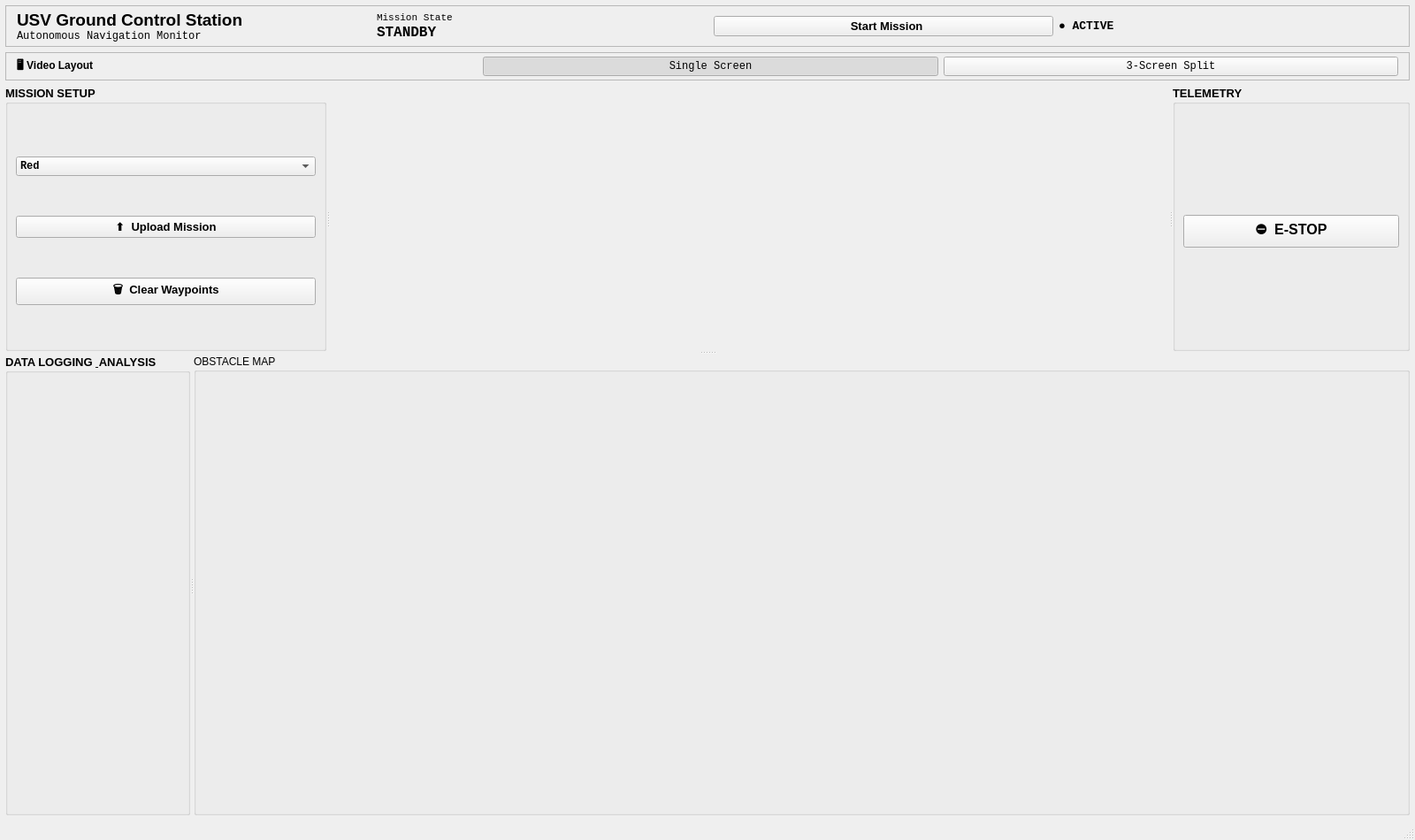
<?xml version="1.0" encoding="UTF-8"?>
<ui version="4.0">
 <class>MainWindow</class>
 <widget class="QMainWindow" name="MainWindow">
  <property name="geometry">
   <rect>
    <x>0</x>
    <y>0</y>
    <width>1600</width>
    <height>950</height>
   </rect>
  </property>
  <property name="minimumSize">
   <size>
    <width>1200</width>
    <height>700</height>
   </size>
  </property>
  <property name="windowTitle">
   <string>USV Ground Control Station — Teknofest</string>
  </property>
  <widget class="QWidget" name="centralwidget">
   <layout class="QVBoxLayout" name="main_layout">
    <property name="spacing">
     <number>6</number>
    </property>
    <property name="leftMargin">
     <number>6</number>
    </property>
    <property name="topMargin">
     <number>6</number>
    </property>
    <property name="rightMargin">
     <number>6</number>
    </property>
    <property name="bottomMargin">
     <number>6</number>
    </property>

    <!-- ═══ HEADER BAR ═══ -->
    <item>
     <widget class="QFrame" name="header_frame">
      <property name="frameShape">
       <enum>QFrame::StyledPanel</enum>
      </property>
      <property name="fixedHeight">
       <number>56</number>
      </property>
      <layout class="QHBoxLayout" name="header_layout">
       <property name="leftMargin"><number>12</number></property>
       <property name="topMargin"><number>4</number></property>
       <property name="rightMargin"><number>12</number></property>
       <property name="bottomMargin"><number>4</number></property>
       <item>
        <layout class="QVBoxLayout" name="title_layout">
         <property name="spacing"><number>0</number></property>
         <item>
          <widget class="QLabel" name="lbl_title">
           <property name="text"><string>USV Ground Control Station</string></property>
           <property name="font">
            <font><family>Segoe UI</family><pointsize>14</pointsize><weight>75</weight><bold>true</bold></font>
           </property>
          </widget>
         </item>
         <item>
          <widget class="QLabel" name="lbl_subtitle">
           <property name="text"><string>Autonomous Navigation Monitor</string></property>
           <property name="font">
            <font><family>Consolas</family><pointsize>9</pointsize></font>
           </property>
          </widget>
         </item>
        </layout>
       </item>
       <item>
        <spacer name="header_spacer">
         <property name="orientation"><enum>Qt::Horizontal</enum></property>
        </spacer>
       </item>
       <item>
        <widget class="QFrame" name="frame_mission_state">
         <property name="fixedWidth"><number>180</number></property>
         <property name="fixedHeight"><number>44</number></property>
         <layout class="QVBoxLayout" name="ms_layout">
          <property name="spacing"><number>0</number></property>
          <property name="leftMargin"><number>10</number></property>
          <property name="topMargin"><number>2</number></property>
          <property name="rightMargin"><number>10</number></property>
          <property name="bottomMargin"><number>2</number></property>
          <item>
           <widget class="QLabel" name="lbl_mission_state_label">
            <property name="text"><string>Mission State</string></property>
            <property name="font"><font><family>Consolas</family><pointsize>8</pointsize></font></property>
           </widget>
          </item>
          <item>
           <widget class="QLabel" name="lbl_mission_state">
            <property name="text"><string>STANDBY</string></property>
            <property name="font"><font><family>Consolas</family><pointsize>12</pointsize><weight>75</weight><bold>true</bold></font></property>
           </widget>
          </item>
         </layout>
        </widget>
       </item>
       <item>
        <widget class="QPushButton" name="btn_start_mission">
         <property name="text"><string>  Start Mission</string></property>
         <property name="fixedWidth"><number>140</number></property>
         <property name="fixedHeight"><number>36</number></property>
         <property name="font"><font><family>Segoe UI</family><pointsize>10</pointsize><weight>75</weight><bold>true</bold></font></property>
        </widget>
       </item>
       <item>
        <widget class="QLabel" name="lbl_power_status">
         <property name="text"><string>● ACTIVE</string></property>
         <property name="font"><font><family>Consolas</family><pointsize>10</pointsize><weight>75</weight><bold>true</bold></font></property>
        </widget>
       </item>
      </layout>
     </widget>
    </item>

    <!-- ═══ VIDEO LAYOUT SELECTOR ═══ -->
    <item>
     <widget class="QFrame" name="frame_video_layout">
      <property name="fixedHeight"><number>36</number></property>
      <property name="frameShape"><enum>QFrame::StyledPanel</enum></property>
      <layout class="QHBoxLayout" name="vl_layout">
       <property name="leftMargin"><number>12</number></property>
       <property name="topMargin"><number>4</number></property>
       <property name="rightMargin"><number>12</number></property>
       <property name="bottomMargin"><number>4</number></property>
       <item>
        <widget class="QLabel" name="lbl_video_layout_title">
         <property name="text"><string>🖥 Video Layout</string></property>
         <property name="font"><font><family>Segoe UI</family><pointsize>9</pointsize><weight>75</weight><bold>true</bold></font></property>
        </widget>
       </item>
       <item>
        <spacer name="vl_spacer"><property name="orientation"><enum>Qt::Horizontal</enum></property></spacer>
       </item>
       <item>
        <widget class="QPushButton" name="btn_single_screen">
         <property name="text"><string>Single Screen</string></property>
         <property name="checkable"><bool>true</bool></property>
         <property name="checked"><bool>true</bool></property>
         <property name="fixedWidth"><number>120</number></property>
         <property name="fixedHeight"><number>26</number></property>
         <property name="font"><font><family>Consolas</family><pointsize>9</pointsize></font></property>
        </widget>
       </item>
       <item>
        <widget class="QPushButton" name="btn_3screen">
         <property name="text"><string>3-Screen Split</string></property>
         <property name="checkable"><bool>true</bool></property>
         <property name="fixedWidth"><number>120</number></property>
         <property name="fixedHeight"><number>26</number></property>
         <property name="font"><font><family>Consolas</family><pointsize>9</pointsize></font></property>
        </widget>
       </item>
      </layout>
     </widget>
    </item>

    <!-- ═══ MAIN CONTENT (Splitters) ═══ -->
    <item>
     <widget class="QSplitter" name="splitter_main">
      <property name="orientation"><enum>Qt::Vertical</enum></property>

      <!-- TOP ROW: Mission | Map | Telemetry -->
      <widget class="QSplitter" name="splitter_top">
       <property name="orientation"><enum>Qt::Horizontal</enum></property>

       <!-- MISSION SETUP -->
       <widget class="QGroupBox" name="group_mission">
        <property name="title"><string>MISSION SETUP</string></property>
        <property name="minimumWidth"><number>260</number></property>
        <property name="maximumWidth"><number>380</number></property>
        <property name="font"><font><family>Segoe UI</family><pointsize>10</pointsize><weight>75</weight><bold>true</bold></font></property>
        <layout class="QVBoxLayout" name="mission_outer">
         <property name="topMargin"><number>20</number></property>
         <!-- Waypoint entries (WP1-WP4) are created programmatically -->
         <!-- Target color combo -->
         <item>
          <widget class="QComboBox" name="combo_target_color">
           <property name="font"><font><family>Consolas</family><pointsize>9</pointsize></font></property>
           <item><property name="text"><string>Red</string></property></item>
           <item><property name="text"><string>Green</string></property></item>
           <item><property name="text"><string>Blue</string></property></item>
           <item><property name="text"><string>Yellow</string></property></item>
          </widget>
         </item>
         <item>
          <widget class="QPushButton" name="btn_upload_mission">
           <property name="text"><string>⬆  Upload Mission</string></property>
           <property name="fixedHeight"><number>32</number></property>
          </widget>
         </item>
         <item>
          <widget class="QPushButton" name="btn_clear_waypoints">
           <property name="text"><string>🗑  Clear Waypoints</string></property>
           <property name="fixedHeight"><number>32</number></property>
          </widget>
         </item>
        </layout>
       </widget>

       <!-- NAVIGATION MAP (Promoted to NavigationMapWidget) -->
       <widget class="NavigationMapWidget" name="navigation_map">
        <property name="minimumSize"><size><width>400</width><height>300</height></size></property>
       </widget>

       <!-- TELEMETRY -->
       <widget class="QGroupBox" name="group_telemetry">
        <property name="title"><string>TELEMETRY</string></property>
        <property name="minimumWidth"><number>240</number></property>
        <property name="maximumWidth"><number>360</number></property>
        <property name="font"><font><family>Segoe UI</family><pointsize>10</pointsize><weight>75</weight><bold>true</bold></font></property>
        <layout class="QVBoxLayout" name="telem_outer">
         <property name="topMargin"><number>20</number></property>
         <!-- Telemetry rows created programmatically -->
         <item>
          <widget class="QPushButton" name="btn_estop">
           <property name="text"><string>⛔  E-STOP</string></property>
           <property name="fixedHeight"><number>48</number></property>
           <property name="font"><font><family>Segoe UI</family><pointsize>12</pointsize><weight>75</weight><bold>true</bold></font></property>
          </widget>
         </item>
        </layout>
       </widget>
      </widget>

      <!-- BOTTOM ROW: Data Logging | Obstacle Map -->
      <widget class="QSplitter" name="splitter_bottom">
       <property name="orientation"><enum>Qt::Horizontal</enum></property>

       <!-- DATA LOGGING -->
       <widget class="QGroupBox" name="group_data_logging">
        <property name="title"><string>DATA LOGGING &amp; ANALYSIS</string></property>
        <property name="font"><font><family>Segoe UI</family><pointsize>10</pointsize><weight>75</weight><bold>true</bold></font></property>
        <layout class="QVBoxLayout" name="dl_outer">
         <property name="topMargin"><number>22</number></property>
         <!-- Recording status + graphs created programmatically with pyqtgraph -->
        </layout>
       </widget>

       <!-- OBSTACLE MAP (Promoted to ObstacleMapWidget) -->
       <widget class="QGroupBox" name="group_obstacle">
        <property name="title"><string>OBSTACLE MAP</string></property>
        <property name="minimumWidth"><number>250</number></property>
        <property name="maximumWidth"><number>450</number></property>
        <layout class="QVBoxLayout" name="obs_outer">
         <property name="topMargin"><number>22</number></property>
         <item>
          <widget class="ObstacleMapWidget" name="obstacle_map">
           <property name="minimumSize"><size><width>250</width><height>250</height></size></property>
          </widget>
         </item>
        </layout>
       </widget>
      </widget>

     </widget>
    </item>
   </layout>
  </widget>
  <widget class="QStatusBar" name="statusbar"/>
 </widget>

 <!-- ═══ CUSTOM WIDGET PROMOTIONS ═══ -->
 <customwidgets>
  <customwidget>
   <class>NavigationMapWidget</class>
   <extends>QWidget</extends>
   <header>custom_widgets</header>
  </customwidget>
  <customwidget>
   <class>ObstacleMapWidget</class>
   <extends>QWidget</extends>
   <header>custom_widgets</header>
  </customwidget>
 </customwidgets>

 <resources/>
 <connections/>
</ui>
